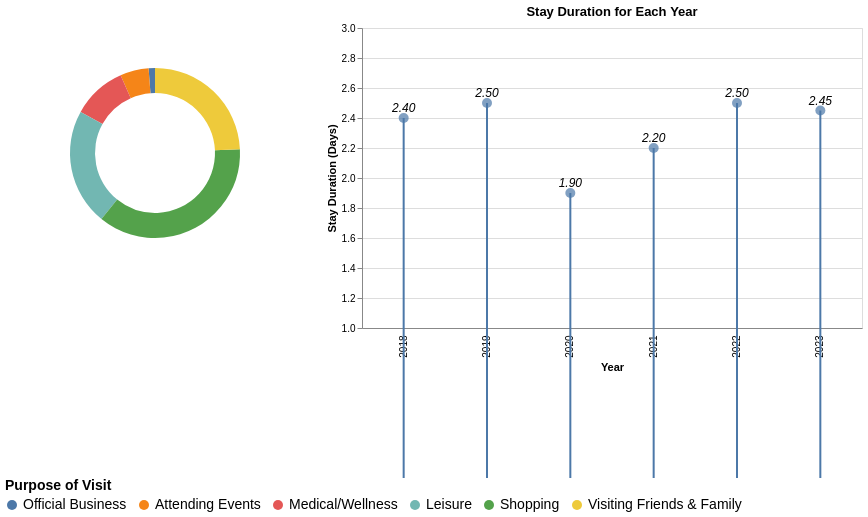

Write a Vega-Lite specification for this figure.
### Vega-Lite specification from a JSON file in a GitHub repository (floating-point values rounded to 4 significant figures)
{"$schema": "https://vega.github.io/schema/vega-lite/v5.json", "hconcat": [{"width": 300, "height": 250, "data": {"values": [{"Category": "Official Business", "Value": 1.2}, {"Category": "Attending Events", "Value": 5.4}, {"Category": "Medical/Wellness", "Value": 10.3}, {"Category": "Leisure", "Value": 22.1}, {"Category": "Shopping", "Value": 36.4}, {"Category": "Visiting Friends & Family", "Value": 24.2}]}, "encoding": {"color": {"field": "Category", "type": "nominal", "scale": {"domain": ["Official Business", "Attending Events", "Medical/Wellness", "Leisure", "Shopping", "Visiting Friends & Family"]}, "legend": {"title": "Purpose of Visit", "titleFontSize": 14, "labelFontSize": 14, "orient": "bottom", "offset": 0}}, "theta": {"field": "Value", "type": "quantitative"}, "tooltip": [{"field": "Category", "title": "Purpose of Visit"}, {"field": "Value", "title": "Percentage", "format": ".1f"}]}, "mark": {"type": "arc", "innerRadius": 60, "outerRadius": 85}, "config": {"view": {"stroke": null}}}, {"width": 500, "height": 300, "title": "Stay Duration for Each Year", "data": {"values": [{"year": 2018, "days": 2.4}, {"year": 2019, "days": 2.5}, {"year": 2020, "days": 1.9}, {"year": 2021, "days": 2.2}, {"year": 2022, "days": 2.5}, {"year": 2023, "days": 2.45}]}, "layer": [{"mark": {"type": "bar", "tooltip": true, "width": 2}, "encoding": {"x": {"field": "year", "type": "ordinal", "title": "Year"}, "y": {"field": "days", "type": "quantitative", "title": "Stay Duration (Days)", "scale": {"domain": [1, 3]}}}}, {"mark": {"type": "circle", "size": 100, "strokeWidth": 2}, "encoding": {"x": {"field": "year", "type": "ordinal"}, "y": {"field": "days", "type": "quantitative"}, "tooltip": [{"field": "year", "title": "Year"}, {"field": "days", "title": "Stay Duration (Days)", "format": ".2f"}]}}, {"mark": {"type": "text", "align": "center", "baseline": "middle", "dy": -10, "fontSize": 12, "fontStyle": "italic"}, "encoding": {"text": {"field": "days", "type": "quantitative", "format": ".2f"}, "x": {"field": "year", "type": "ordinal"}, "y": {"field": "days", "type": "quantitative"}}}]}]}
